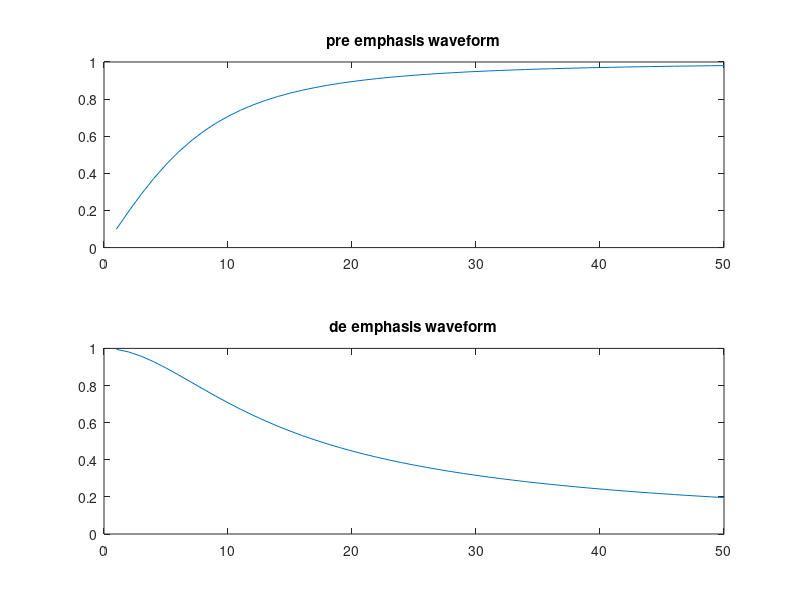

MATLAB code for this plot:
clc;
close all;
clear all;
fl=10;
for f=1:50
    x(f)=(1/sqrt(1+(fl/f)^2));
    f2(f)=f;
end
subplot(2,1,1);
plot(f2,x);
title('pre emphasis waveform');

for f=1:50
    y(f)=(1/sqrt(1+(f/fl)^2));
    f3(f) = f;
end
subplot(2,1,2);
plot(f3,y);
title('de emphasis waveform');
